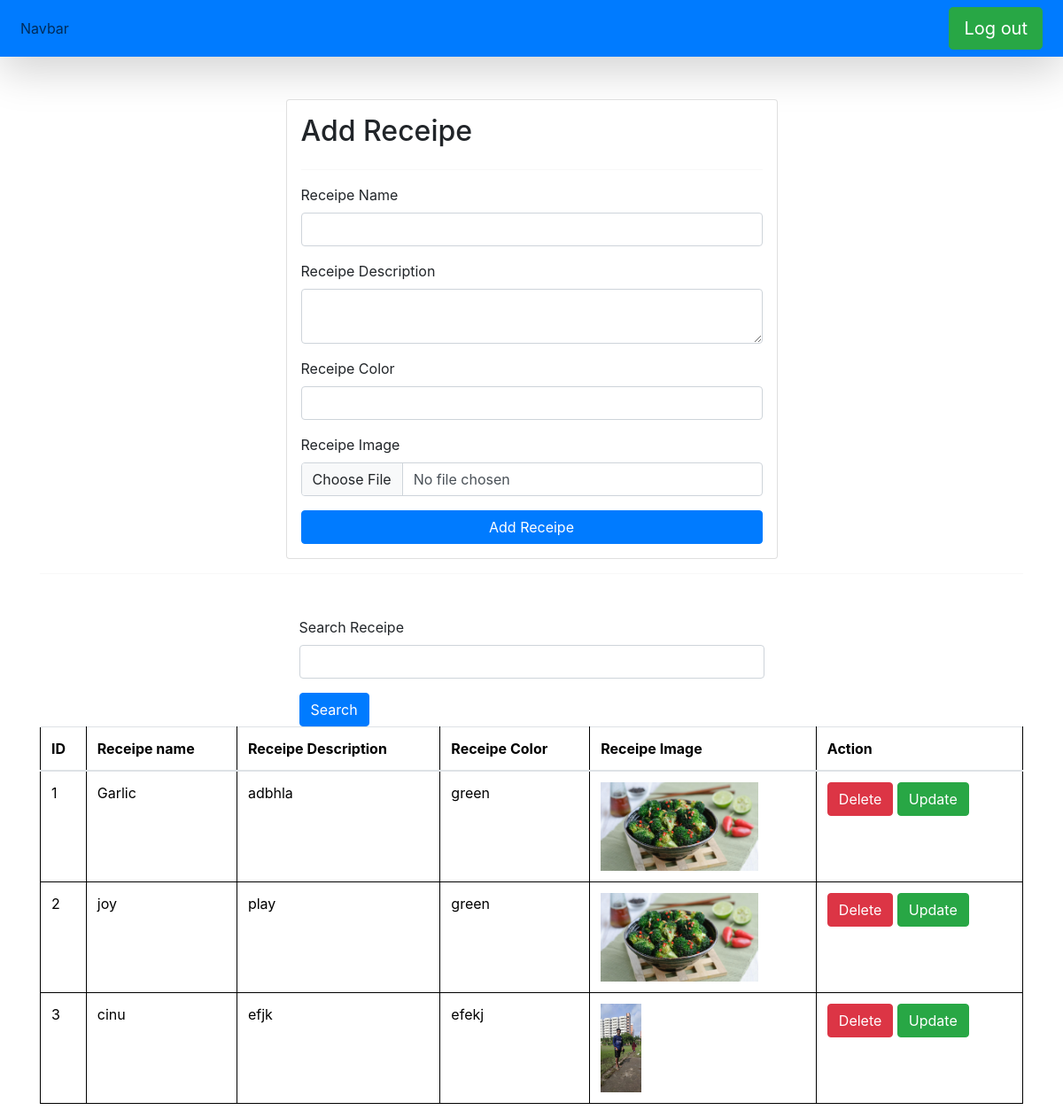
Screenshot of /receipe/ (signed in) with the database file from the repository.
### vege/models.py (models this page shows)
class Receipe(models.Model):
    receipe_name=models.CharField(max_length=50)
    receipe_des=models.TextField()
    receipe_color=models.CharField(max_length=30)
    receipe_image = models.ImageField(upload_to="recipe", default="default_image.jpg")

### vege/views.py (the view, shortened to what this page needs)
# urls.py: path('receipe/' , receipe , name="receipe"),
@login_required(login_url="/login/")
def receipe(request):
    queryset=Receipe.objects.all()
    if request.GET.get("search"):
        queryset=queryset.filter(receipe_name__icontains=request.GET.get("search"))
    context = {'receipe' : queryset}
    return render(request, "receipe.html" , context)

### vege/templates/receipe.html (shortened to what this page needs)
{% extends "base.html" %} {% block start %}
<div class="container mt-5">
  <form
    class="col-6 mx-auto card p-3 shadow-1g"
    method="POST"
    enctype="multipart/form-data"
  >
    <h2>Add Receipe</h2>
    <hr />
    <div class="mb-3">
      <label for="receipe_name" class="form-label">Receipe Name</label>
      <input name="receipe_name" required type="text" class="form-control" />
    </div>
    <div class="mb-3">
      <label for="receipe_des" class="form-label">Receipe Description</label>
      <textarea name="receipe_des" class="form-control"></textarea>
    </div>
    <div class="mb-3">
      <label for="receipe_color" class="form-label">Receipe Color</label>
      <input name="receipe_color" type="text" class="form-control" />
    </div>
    <div class="mb-3">
      <label for="receipe_des" class="form-label">Receipe Image</label>
      <input name="receipe_image" type="file" class="form-control" />
    </div>
    <button type="submit" class="btn btn-primary">Add Receipe</button>
  </form>
  <hr />
  <div class="mt-5">
    <div class="mx-auto col-6">
      <form>
        <div class="mb-3">
          <label for="receipe_search" class="form-label">Search Receipe</label>
          <input name="search" type="text" class="form-control">
        </div>
        <button type="submit" class="btn btn-primary">Search</button>
      </form>
    </div>
  </div>
  <table class="table">
    <thead>
      <tr>
        <th scope="col">ID</th>
        <th scope="col">Receipe name</th>
        <th scope="col">Receipe Description</th>
        <th scope="col">Receipe Color</th>
        <th scope="col">Receipe Image</th>
        <th scope="col">Action</th>
      </tr>
    </thead>
    <tbody>
      {% for recepie in receipe %}
      <tr>
        <td>{{ forloop.counter }}</td>
        <td>{{ recepie.receipe_name }}</td>
        <td>{{ recepie.receipe_des }}</td>
        <td>{{ recepie.receipe_color }}</td>
        <td>
          <img src="/media/{{ recepie.receipe_image }}" style="height: 100px" />
        </td>
        <td>
          <a href="/delete_btn/{{recepie.id}}" class="btn btn-danger">Delete</a>
          <a href="/updatebtn/{{recepie.id}}" class="btn btn-success">Update</a>
        </td>
      </tr>
      {% endfor %}
    </tbody>
  </table>
</div>
{% endblock %}

### home/templates/base.html (shortened to what this page needs)
<!DOCTYPE html>
<html lang="en">
<head>
    <link href="https://cdn.jsdelivr.net/npm/bootstrap@5.3.2/dist/css/bootstrap.min.css" rel="stylesheet">
<link rel="stylesheet" href="https://maxcdn.bootstrapcdn.com/bootstrap/4.5.2/css/bootstrap.min.css">
</head>
<body>
  <nav class="navbar p-2 bg-primary shadow-lg">
    <div class="container-fluid">
      <div class="navbar-text">Navbar</div>
      <form class="d-flex" role="search">
        {% if request.user.is_authenticated %}
        <a href="/logout/" class="btn btn-success btn-lg" type="submit">Log out</a>
        {% else %}
        <a href="/login/" class="btn btn-success btn-lg" type="submit">Log in</a>
        {% endif %}
      </form>
    </div>
  </nav>
    {% block start %}
    {% endblock %}
</body>
</html>

### home/templates/base.html (style rules this page uses)
table, th, td { border: 1px solid; }

### rows the page displays
Receipe: receipe_name "Garlic", receipe_des "adbhla", receipe_color "green", receipe_image (picture)
Receipe: receipe_name "joy", receipe_des "play", receipe_color "green", receipe_image (picture)
Receipe: receipe_name "cinu", receipe_des "efjk", receipe_color "efekj", receipe_image (picture)
